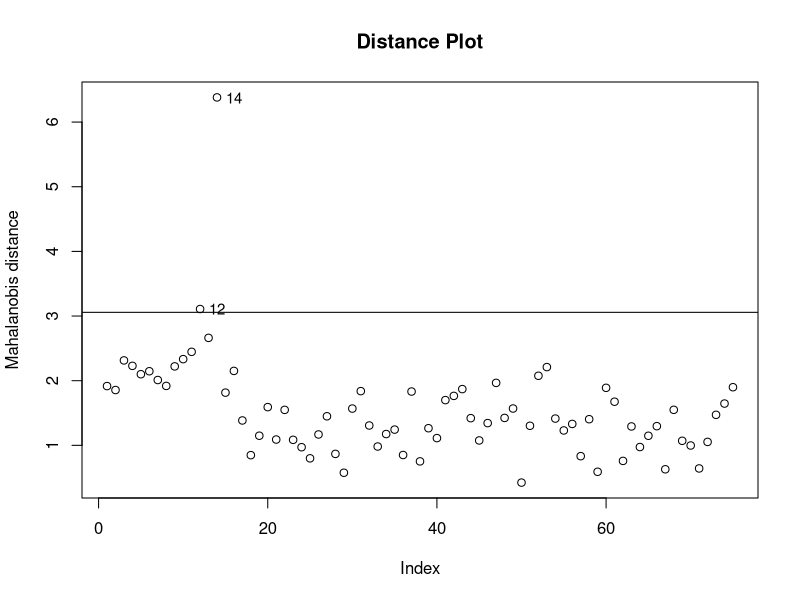
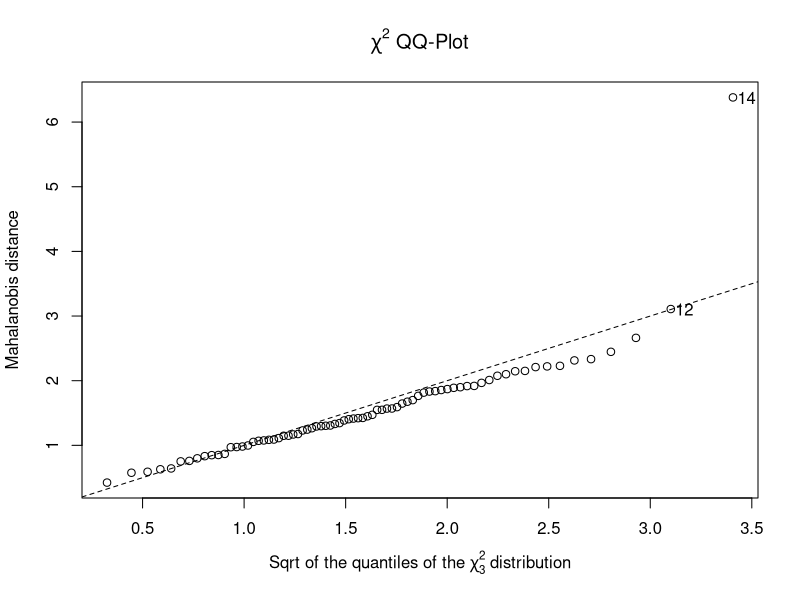
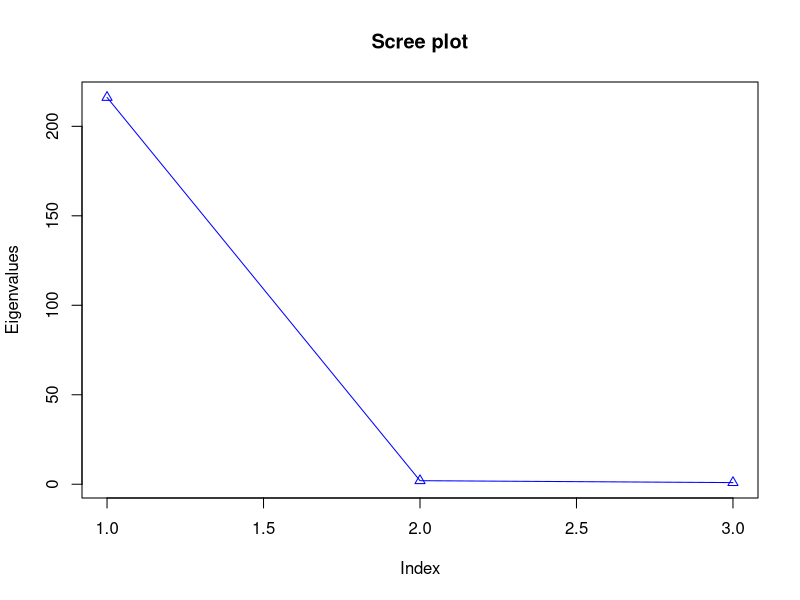

Write the R code that produced these figures, in order.
library(rrcov)


### Name: CovClassic
### Title: Classical Estimates of Multivariate Location and Scatter
### Aliases: CovClassic Cov
### Keywords: classes robust multivariate

### ** Examples

data(hbk)
hbk.x <- data.matrix(hbk[, 1:3])
cv <- CovClassic(hbk.x)
cv
summary(cv)
plot(cv)
